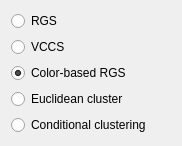
    <widget class="QWidget" name="layoutWidget_28">
     <property name="geometry">
      <rect>
       <x>180</x>
       <y>250</y>
       <width>182</width>
       <height>141</height>
      </rect>
     </property>
     <layout class="QVBoxLayout" name="verticalLayout_57">
      <item>
       <widget class="QRadioButton" name="radioButton_assemblyUI_segmentation_1">
        <property name="text">
         <string>RGS</string>
        </property>
        <property name="checked">
         <bool>false</bool>
        </property>
        <property name="autoExclusive">
         <bool>true</bool>
        </property>
       </widget>
      </item>
      <item>
       <widget class="QRadioButton" name="radioButton_assemblyUI_segmentation_2">
        <property name="text">
         <string>VCCS</string>
        </property>
        <property name="checked">
         <bool>false</bool>
        </property>
        <property name="autoExclusive">
         <bool>true</bool>
        </property>
       </widget>
      </item>
      <item>
       <widget class="QRadioButton" name="radioButton_assemblyUI_segmentation_3">
        <property name="text">
         <string>Color-based RGS</string>
        </property>
        <property name="checked">
         <bool>true</bool>
        </property>
        <property name="autoExclusive">
         <bool>true</bool>
        </property>
       </widget>
      </item>
      <item>
       <widget class="QRadioButton" name="radioButton_assemblyUI_segmentation_4">
        <property name="text">
         <string>Euclidean cluster</string>
        </property>
        <property name="checked">
         <bool>false</bool>
        </property>
        <property name="autoExclusive">
         <bool>true</bool>
        </property>
       </widget>
      </item>
      <item>
       <widget class="QRadioButton" name="radioButton_assemblyUI_segmentation_5">
        <property name="text">
         <string>Conditional clustering</string>
        </property>
        <property name="checked">
         <bool>false</bool>
        </property>
        <property name="autoExclusive">
         <bool>true</bool>
        </property>
       </widget>
      </item>
     </layout>
    </widget>
